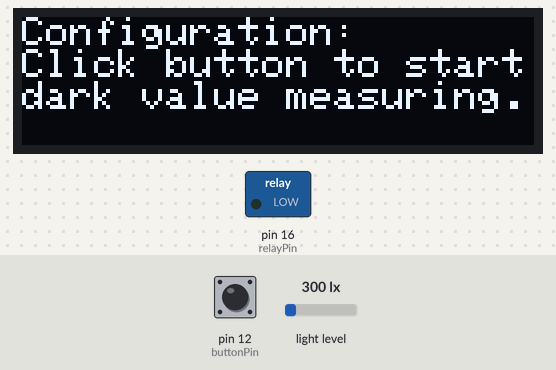
The sketch below on a simulated Arduino Uno, built with avr-gcc and run on an emulated ATmega328P. Shown: 128×32 one-colour display, switched loads named in the sketch (green lamp = pin HIGH). Inputs (shaded band) come from the test bench; at power-on: pin 12 (buttonPin) LOW, light level 300 lx. What the sketch prints to the serial monitor is not drawn.

Above: at 0.8 s.
0.9 s: pin 12 (buttonPin) pulled HIGH for 3.2 s
At 3.1 s:
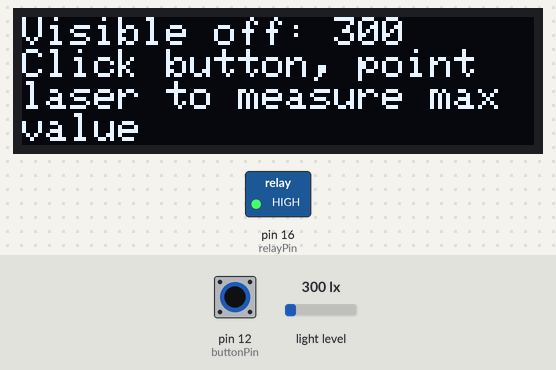
5.6 s: light level set to 40 lx
At 8.2 s:
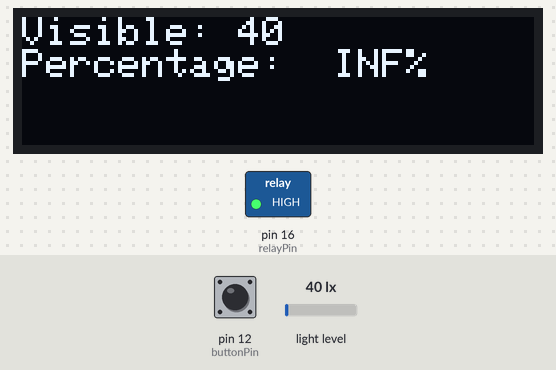
8.6 s: pin 12 (buttonPin) pulled HIGH for 0.15 s
At 11.4 s:
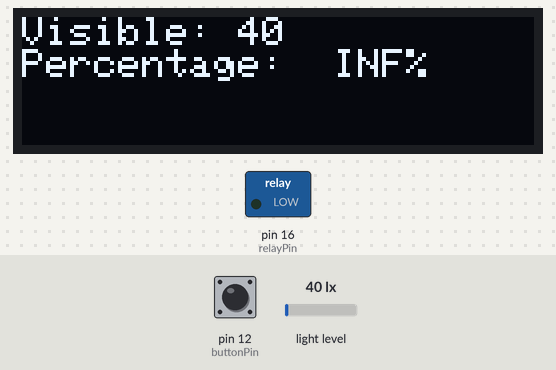
11.7 s: pin 12 (buttonPin) pulled HIGH for 1 s
At 14.0 s:
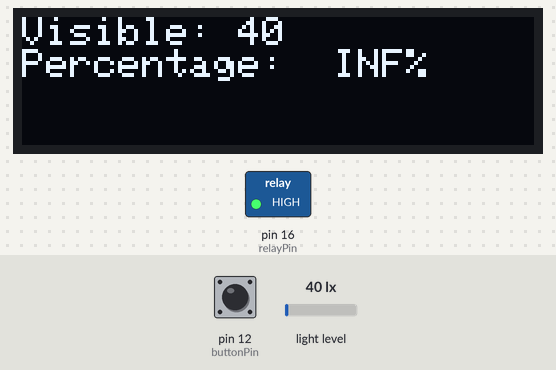
Timing chart, 0 to 16.2 s (numbered marks = the images above; inputs shaded):
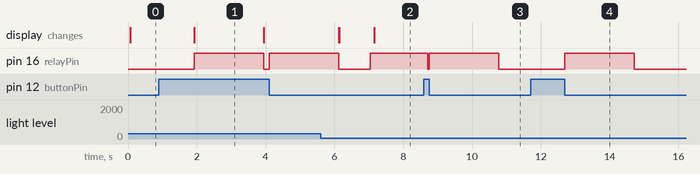

The sketch:

reflectometer.ino
```cpp
#include <Wire.h>             // include the I2C library
#include <Adafruit_Sensor.h>  // include the Adafruit sensor library
#include <Adafruit_TSL2591.h> // include the Adafruit TSL2591 library
#include <SPI.h>
#include <Adafruit_GFX.h>
#include <Adafruit_SSD1306.h>

const int buttonPin = 12; // the pin that the button is attached to
const int relayPin = 16;  // the pin that the relay is attached to
// define a threshold value for the double-click interval
const int doubleClickThreshold = 500; // in milliseconds

int modeState = 0;
int buttonState = 0;         // variable to store the push button state
int previousButtonState = 0; // variable to store the previous push button state
long pressDuration = 0;      // variable to store the duration of the button

// define a variable to track the time of the last click
unsigned long lastClickTime = 0;
// initialize the TSL2591 lux sensor
Adafruit_TSL2591 tsl = Adafruit_TSL2591(2591);

// initialize the OLED display
Adafruit_SSD1306 display(128, 32, &Wire, 4);

// variables to hold the lux values with the relay off and on
uint16_t luxOff, luxOn;

void setup()
{
    pinMode(buttonPin, INPUT); // set the button pin as an input
    pinMode(relayPin, OUTPUT); // set the relay pin as an input
    Serial.begin(115200);
    Wire.begin(); // initialize the I2C interface

    // initialize the TSL2591 lux sensor
    if (!tsl.begin())
    {
        Serial.println("Error initializing TSL2591 sensor!");
        while (1)
            ;
    }
    tsl.setGain(TSL2591_GAIN_MED);
    tsl.setTiming(TSL2591_INTEGRATIONTIME_200MS);
    // initialize the OLED display

    if (!display.begin(SSD1306_SWITCHCAPVCC, 0x3C))
    {
        Serial.println("Error initializing Display!");
    }
    display.clearDisplay();
    display.display();

    // display the configuration message on the OLED display
    display.setTextSize(1);
    display.setTextColor(SSD1306_WHITE); // Draw white text
    display.cp437(true);                 // Use full 256 char 'Code Page 437' font

    display.setCursor(0, 0);
    display.println("Configuration:");
    display.println("Click button to start");
    display.println("dark value measuring.");
    display.display();
    Serial.println("Click Button");
    // wait for the button to be pressed
    while (digitalRead(buttonPin) == LOW);

    // read the lux value with the relay off and save it
    digitalWrite(relayPin, LOW); // turn off the relay
    delay(1000);                 // wait for the lux value to stabilize
    //uint16_t lux = tsl.getFullLuminosity() & 0xFFFF;
    uint32_t full = tsl.getFullLuminosity();
    uint16_t lux = full & 0xFFFF;
    uint16_t ir = full >> 16;
    luxOff = lux;
    Serial.println("Raw: " + String(full) + ", Visible Spectrum = " + String(lux) + +", IR: " + String(ir));
    Serial.println("Lux " + String(tsl.calculateLux(lux, ir)));
    Serial.println("Raw visible spectrum while laser is off");
    Serial.println(luxOff);

    // display the lux value on the OLED display
    display.clearDisplay();
    display.setTextSize(1);
    display.setCursor(0, 0);
    display.println("Visible off: " + String(luxOff));
    display.println("Click button, point");
    display.println("laser to measure max value");
    display.display();

    // wait for the button to be pressed
    while (digitalRead(buttonPin) == LOW);

    // read the lux value with the relay on and save it
    digitalWrite(relayPin, HIGH); // turn on the relay
    delay(2000);                  // wait for the lux value to stabilize
                                  //uint16_t lux = tsl.getFullLuminosity() & 0xFFFF;
    full = tsl.getFullLuminosity();
    lux = full & 0xFFFF;
    ir = full >> 16;
    luxOn = lux;
    Serial.println("Raw: " + String(full) + ", Visible spectrum = " + String(lux) + +", IR: " + String(ir));
    Serial.println("Lux " + String(tsl.calculateLux(lux, ir)));
    Serial.println("Raw visible spectrum value while laser is on");
    Serial.println(luxOn);

    // display the lux value on the OLED display
    display.clearDisplay();
    display.setTextSize(1);
    display.setCursor(0, 0);
    display.println("Visible on: " + String(luxOn));
    display.println("Config done, press button long or short ");
    display.println("to start measuring");
    display.display();
    digitalWrite(relayPin, LOW);
    Serial.println("Press button to start measuring, press button for long to continous mode");
    // wait for the button to be pressed
    while (digitalRead(buttonPin) == LOW);
}

void loop()
{
    // read the state of the push button
    buttonState = digitalRead(buttonPin);

    // check if the button has just been pressed (i.e. the state has changed from LOW to HIGH)
    if (buttonState == HIGH && previousButtonState == LOW)
    {
        // record the time that the button was pressed
        pressDuration = millis();
          Serial.println(" From Low to high");

    }
    // check if the button has just been released (i.e. the state has changed from HIGH to LOW)
    if ((digitalRead(buttonPin) == LOW && previousButtonState == HIGH)&& (millis() - pressDuration > 10))
    {
     Serial.println(" From High to Low");
        // calculate the duration of the button press
        pressDuration = millis() - pressDuration;
     Serial.println(pressDuration);

        // check if the button press was short or long
        if (pressDuration < 1000)
        {
            // button press was short
            // return to button mode
            if (modeState == 2)
            {
                modeState = 0;
                digitalWrite(relayPin, LOW);
                display.clearDisplay();
                display.setTextSize(1);
                display.setCursor(0, 0);
                display.println("Continous mode deactivated");
                display.display();
                Serial.println(" Continous mode deactivated");
                delay(500);
            }
            else
            {
                modeState = 1;
            }
        }
        else
        {
                modeState = 2;
                display.clearDisplay();
                display.setTextSize(1);
                display.setCursor(0, 0);
                display.println("Continous mode activated");
                display.display();
                Serial.println(" Continous mode activated");
                delay(500);
        }
    }
    // save the current button state for the next loop iteration
    previousButtonState = buttonState;
    if (modeState == 2)
    {
        delay(400);
        continousMode();
    }
    else if (modeState == 1)
    {
        digitalWrite(relayPin, LOW);
        buttonMode();
        modeState = 0;
    }
}
void buttonMode()
{
    digitalWrite(relayPin, HIGH);
    // read the current lux value
    delay(2000);
    //uint16_t lux = tsl.getFullLuminosity() & 0xFFFF;
    uint32_t full = tsl.getFullLuminosity();
    uint16_t lux = full & 0xFFFF;
    uint16_t ir = full >> 16;

    // calculate the percentage between the relay off and on values
    float percentage = 100.00 * (lux - luxOff) / (luxOn - luxOff);
    Serial.println("Lux" + String(tsl.calculateLux(lux, ir)));
    Serial.println("Raw: " + String(full) + ", Full Spectrum = " + String(lux) + +", IR: " + String(ir) + ", Percentage = " + String(percentage));
    // display the percentage on the OLED display
    display.clearDisplay();
    display.setTextSize(1);
    display.setCursor(0, 0);
    display.println("Visible: " + String(lux));
    display.println("Percentage: " + String(percentage) + "%");
    display.display();

    digitalWrite(relayPin, LOW);
}

void continousMode()
{
    digitalWrite(relayPin, HIGH);
    // read the current lux value
    delay(100);
    //uint16_t lux = tsl.getFullLuminosity() & 0xFFFF;
    uint32_t full = tsl.getFullLuminosity();
    uint16_t lux = full & 0xFFFF;
    uint16_t ir = full >> 16;

    // calculate the percentage between the relay off and on values
    float percentage = 100.00 * (lux - luxOff) / (luxOn - luxOff);
    Serial.println("Lux" + String(tsl.calculateLux(lux, ir)));
    Serial.println("Raw: " + String(full) + ", Full Spectrum = " + String(lux) + +", IR: " + String(ir) + ", Percentage = " + String(percentage));
    // display the percentage on the OLED display
    display.clearDisplay();
    display.setTextSize(1);
    display.setCursor(0, 0);
    display.println("Visible: " + String(lux));
    display.println("Percentage: " + String(percentage) + "%");
    display.display();
    // check for button press and reset mode
    if (digitalRead(buttonPin) == HIGH)
    {
        modeState = 0;
        digitalWrite(relayPin, LOW);
    }
}
```

Measured:
- after the input at 0.9 s, pin 16 (relayPin): LOW → HIGH after 1.0 s, → LOW 2.0 s later, → HIGH 0.15 s later; the display: changes after 1.0 s (image 1)
- after the input at 5.6 s, the display: changes after 0.52 s (image 2)
- after the input at 8.6 s, pin 16 (relayPin): HIGH → LOW after 0.11 s, → HIGH 0.04 s later, → LOW 2.0 s later
- after the input at 11.7 s, pin 16 (relayPin): LOW → HIGH after 1.0 s, → LOW 2.0 s later
- what the display in image 1 shows lasts 2.0 s, from 1.9 s to 3.9 s
